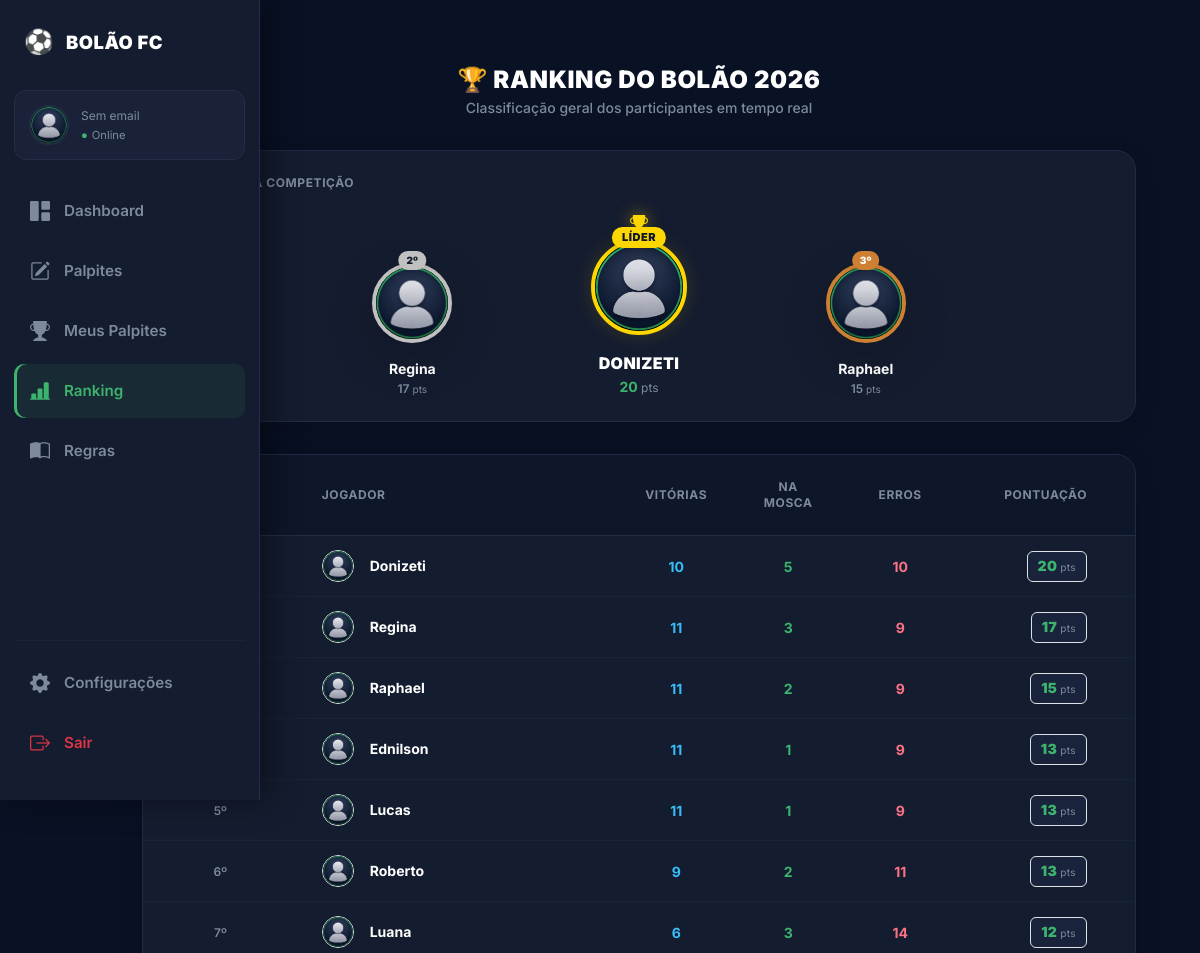
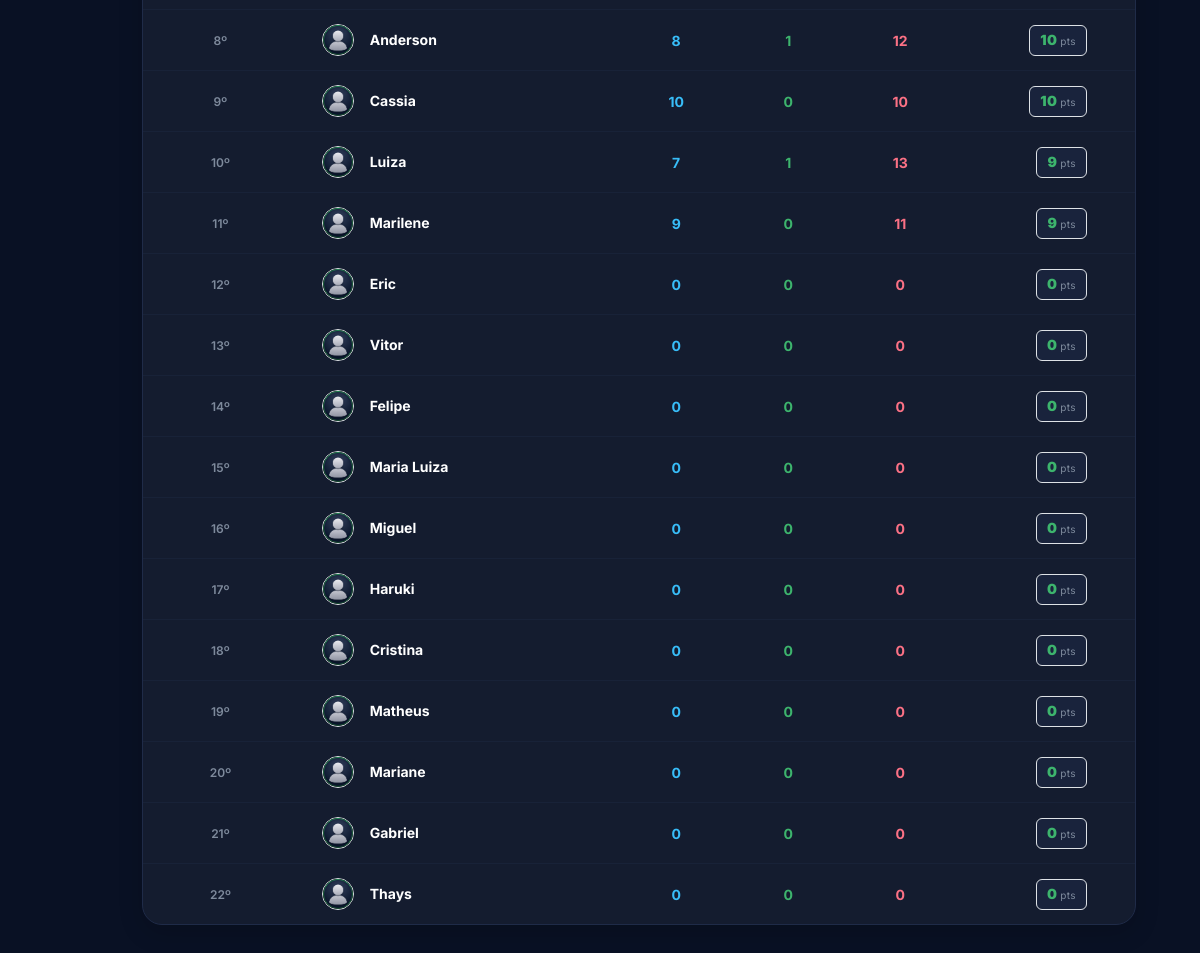
The page /ranking/ on the database its author committed (2 pictures, top to bottom).
### usuarios/models.py (models this page shows, shortened)
class Profile(models.Model):
    user = models.OneToOneField(
        User,
        on_delete=models.CASCADE,
        related_name='profile'
    )
    image = models.ImageField(
        upload_to='profiles/',
        default='profiles/default.png'
    )
    pontuacao_total = models.IntegerField(
        default=0
    )
    criado_em = models.DateTimeField(
        auto_now_add=True
    )

### campeonatos/views.py (the view)
# urls.py: path('ranking/', views.ranking, name='ranking'),
def ranking(request):
    ranking_base = Profile.objects.select_related('user').exclude(
        user__username__in=EXCLUDED_USERS
    ).exclude(
        user__is_superuser=True
    ).exclude(
        user__is_staff=True
    )
    ranking_final = []
    for profile in ranking_base:
        palpites = Palpite.objects.filter(
            usuario=profile.user
        ).select_related('jogo')
        vitorias_certas = 0
        acertos_cheios = 0
        erros = 0
        jogos_encerrados = 0
        for p in palpites:
            jogo = p.jogo
            if not jogo.encerrado:
                continue
            jogos_encerrados += 1
            if (
                p.gols_casa == jogo.gols_casa and
                p.gols_visitante == jogo.gols_visitante
            ):
                vitorias_certas += 1
                acertos_cheios += 1
                continue
            if jogo.gols_casa > jogo.gols_visitante:
                resultado_real = "casa"
            elif jogo.gols_casa < jogo.gols_visitante:
                resultado_real = "visitante"
            else:
                resultado_real = "empate"
            if p.gols_casa > p.gols_visitante:
                resultado_palpite = "casa"
            elif p.gols_casa < p.gols_visitante:
                resultado_palpite = "visitante"
            else:
                resultado_palpite = "empate"
            if resultado_palpite == resultado_real:
                vitorias_certas += 1
            else:
                erros += 1
        total_jogos = Jogo.objects.filter(encerrado=True).count()
        jogos_pendentes = max(total_jogos - jogos_encerrados, 0)
        profile.vitorias_certas = vitorias_certas
        profile.acertos_cheios = acertos_cheios
        profile.erros = erros
        profile.jogos_pendentes = jogos_pendentes
        ranking_final.append(profile)
    ranking_final.sort(key=lambda x: x.pontuacao_total, reverse=True)
    return render(request, 'campeonatos/ranking.html', {
        'ranking': ranking_final
    })

### campeonatos/templates/campeonatos/ranking.html (shortened to what this page needs)
{% extends 'usuarios/base.html' %}
{% load static %}
{% block content %}
<script src="https://cdn.tailwindcss.com"></script>
<div class="min-h-screen pb-12 text-white">
    <div class="max-w-7xl mx-auto px-4 sm:px-6 lg:px-8 pt-6">
        <div class="mb-8 text-center md:text-left">
            <h2 class="text-2xl font-black text-white tracking-wide uppercase">🏆 RANKING DO BOLÃO 2026</h2>
            <p class="text-secundario text-xs sm:text-sm font-medium mt-0.5">Classificação geral dos participantes em tempo real</p>
        </div>
        <div class="card-box p-6 mb-8">
            <h3 class="text-xs font-bold uppercase tracking-wider text-secundario mb-6 flex items-center gap-2">
                 Líderes da Competição
            </h3>
            <div class="grid grid-cols-3 items-end max-w-2xl mx-auto gap-2 sm:gap-4 pt-4">
                <div class="podium-anim flex flex-col items-center text-center" style="animation-delay: 150ms;">
                    {% if ranking|length > 1 %}
                        {% with p=ranking.1 %}
                        <div class="relative group">
                            {% if p.user.profile.image %}
                                <img class="w-16 h-16 sm:w-20 sm:h-20 rounded-full object-cover border-4 border-[#c0c0c0] shadow-lg transition-transform group-hover:scale-105" src="{{ p.user.profile.image.url }}">
                            {% else %}
                                <div class="w-16 h-16 sm:w-20 sm:h-20 rounded-full bg-[#19233c] border-4 border-[#c0c0c0] flex items-center justify-center text-xl text-secundario shadow-lg"><i class="bi bi-person-fill"></i></div>
                            {% endif %}
                            <span class="absolute -top-3 left-1/2 transform -translate-x-1/2 bg-[#c0c0c0] text-gray-900 text-[10px] font-black px-2 py-0.5 rounded-full shadow">2º</span>
                        </div>
                        <div class="mt-3 max-w-full">
                            <a class="text-xs sm:text-sm font-bold text-white hover:text-verde truncate block transition-colors" href="{% url 'palpites_usuario' p.user.id %}">
                                {{ p.user.get_full_name|default:p.user.username }}
                            </a>
                            <span class="text-[11px] sm:text-xs text-secundario font-semibold block mt-0.5">{{ p.pontuacao_total }} <span class="font-normal text-[10px]">pts</span></span>
                        </div>
                        {% endwith %}
                    {% else %}
                        <div class="text-xs text-secundario font-medium italic">Aguardando...</div>
                    {% endif %}
                </div>
                <div class="podium-anim flex flex-col items-center text-center">
                    {% if ranking|length > 0 %}
                        {% with p=ranking.0 %}
                        <div class="relative group">
                            <i class="bi bi-trophy-fill text-[#ffd700] text-lg absolute -top-7 left-1/2 transform -translate-x-1/2 drop-shadow-[0_0_8px_rgba(255,215,0,0.5)]"></i>
                            {% if p.user.profile.image %}
                                <img class="w-20 h-20 sm:w-24 sm:h-24 rounded-full object-cover border-4 border-[#ffd700] shadow-[0_0_20px_rgba(255,215,0,0.15)] transition-transform group-hover:scale-105" src="{{ p.user.profile.image.url }}">
                            {% else %}
                                <div class="w-20 h-20 sm:w-24 sm:h-24 rounded-full bg-[#19233c] border-4 border-[#ffd700] flex items-center justify-center text-2xl text-[#ffd700] shadow-lg"><i class="bi bi-crown-fill"></i></div>
                            {% endif %}
                            <span class="absolute -top-3 left-1/2 transform -translate-x-1/2 bg-[#ffd700] text-gray-900 text-[11px] font-black px-2.5 py-0.5 rounded-full shadow uppercase tracking-wider">Líder</span>
                        </div>
                        <div class="mt-3 max-w-full">
                            <a class="text-sm sm:text-base font-black text-white hover:text-verde truncate block transition-colors uppercase tracking-wide" href="{% url 'palpites_usuario' p.user.id %}">
                                {{ p.user.get_full_name|default:p.user.username }}
                            </a>
                            <span class="text-xs sm:text-sm text-verde font-bold block mt-0.5">{{ p.pontuacao_total }} <span class="text-secundario font-normal text-xs">pts</span></span>
                        </div>
                        {% endwith %}
                    {% else %}
                        <div class="text-xs text-secundario font-medium italic">Aguardando...</div>
                    {% endif %}
                </div>
                <div class="podium-anim flex flex-col items-center text-center" style="animation-delay: 300ms;">
                    {% if ranking|length > 2 %}
                        {% with p=ranking.2 %}
                        <div class="relative group">
                            {% if p.user.profile.image %}
                                <img class="w-16 h-16 sm:w-20 sm:h-20 rounded-full object-cover border-4 border-[#cd7f32] shadow-lg transition-transform group-hover:scale-105" src="{{ p.user.profile.image.url }}">
                            {% else %}
                                <div class="w-16 h-16 sm:w-20 sm:h-20 rounded-full bg-[#19233c] border-4 border-[#cd7f32] flex items-center justify-center text-xl text-secundario shadow-lg"><i class="bi bi-person-fill"></i></div>
                            {% endif %}
                            <span class="absolute -top-3 left-1/2 transform -translate-x-1/2 bg-[#cd7f32] text-white text-[10px] font-black px-2 py-0.5 rounded-full shadow">3º</span>
                        </div>
                        <div class="mt-3 max-w-full">
                            <a class="text-xs sm:text-sm font-bold text-white hover:text-verde truncate block transition-colors" href="{% url 'palpites_usuario' p.user.id %}">
                                {{ p.user.get_full_name|default:p.user.username }}
                            </a>
                            <span class="text-[11px] sm:text-xs text-secundario font-semibold block mt-0.5">{{ p.pontuacao_total }} <span class="font-normal text-[10px]">pts</span></span>
                        </div>
                        {% endwith %}
                    {% else %}
                        <div class="text-xs text-secundario font-medium italic">Aguardando...</div>
                    {% endif %}
                </div>
            </div>
        </div>
        <div class="card-box overflow-hidden">
            <div class="overflow-x-auto">
                <table class="w-full text-left border-collapse">
                    <thead>
                        <tr class="border-b border-custom bg-[#091124] bg-opacity-50">
                            <th class="py-4 px-5 text-xs font-bold uppercase tracking-wider text-secundario w-24 text-center">Posição</th>
                            <th class="py-4 px-4 text-xs font-bold uppercase tracking-wider text-secundario text-left">Jogador</th>
                            <th class="py-4 px-4 text-xs font-bold uppercase tracking-wider text-secundario text-center w-28">Vitórias</th>
                            <th class="py-4 px-4 text-xs font-bold uppercase tracking-wider text-secundario text-center w-28">Na Mosca</th>
                            <th class="py-4 px-4 text-xs font-bold uppercase tracking-wider text-secundario text-center w-28">Erros</th>
                            <th class="py-4 px-5 text-xs font-bold uppercase tracking-wider text-secundario text-end w-32">Pontuação</th>
                        </tr>
                    </thead>
                    <tbody class="divide-y divide-[#1f2b48] divide-opacity-40">
                        {% for p in ranking %}
                        <tr onclick="window.location='{% url 'palpites_usuario' p.user.id %}'"
                            class="group cursor-pointer transition-colors hover:bg-white hover:bg-opacity-[0.02] {% if p.user == request.user %}bg-[#3db46d] bg-opacity-[0.04] border-l-4 border-l-[#3db46d]{% endif %}">
                            <td class="py-3.5 px-5 text-center font-bold text-sm">
                                {% if forloop.counter == 1 %}
                                    <span class="inline-flex items-center justify-center bg-[#ffd700] bg-opacity-10 text-[#ffd700] text-xs font-black w-7 h-7 rounded-lg border border-[#ffd700] border-opacity-20">1º</span>
                                {% elif forloop.counter == 2 %}
                                    <span class="inline-flex items-center justify-center bg-[#c0c0c0] bg-opacity-10 text-[#c0c0c0] text-xs font-black w-7 h-7 rounded-lg border border-[#c0c0c0] border-opacity-20">2º</span>
                                {% elif forloop.counter == 3 %}
                                    <span class="inline-flex items-center justify-center bg-[#cd7f32] bg-opacity-10 text-[#cd7f32] text-xs font-black w-7 h-7 rounded-lg border border-[#cd7f32] border-opacity-20">3º</span>
                                {% else %}
                                    <span class="text-secundario text-xs font-semibold">{{ forloop.counter }}º</span>
                                {% endif %}
                            </td>
                            <td class="py-3.5 px-4 text-left">
                                <div class="flex items-center gap-3">
                                    {% if p.user.profile.image %}
                                        <img src="{{ p.user.profile.image.url }}" alt="Avatar" class="w-8 h-8 rounded-full object-cover border border-custom flex-shrink-0">
                                    {% else %}
                                        <div class="w-8 h-8 rounded-full bg-[#19233c] border border-custom flex items-center justify-center text-[10px] text-secundario font-bold uppercase tracking-wider flex-shrink-0">
                                            {{ p.user.username|slice:":2" }}
                                        </div>
                                    {% endif %}
                                    <div class="min-w-0 flex items-center gap-1.5">
                                        <a class="text-xs sm:text-sm font-bold text-white group-hover:text-verde transition-colors truncate" href="{% url 'palpites_usuario' p.user.id %}">
                                            {{ p.user.get_full_name|default:p.user.username }}
                                        </a>
                                    </div>
                                </div>
                            </td>
                            <td class="py-3.5 px-4 text-center">
                                <span class="text-sm font-bold text-sky-400">
                                    {{ p.vitorias_certas|default:0 }}
                                </span>
                            </td>
                            <td class="py-3.5 px-4 text-center">
                                <span class="text-sm font-bold text-verde">
                                    {{ p.acertos_cheios|default:0 }}
                                </span>
                            </td>
                            <td class="py-3.5 px-4 text-center">
                                <span class="text-sm font-bold text-rose-400">
                                    {{ p.erros|default:0 }}
                                </span>
                            </td>
                            <td class="py-3.5 px-5 text-end">
                                <span class="text-sm font-black text-verde tracking-wide bg-[#19233c] px-2.5 py-1 rounded-md border border-custom inline-block">
                                    {{ p.pontuacao_total }} <span class="text-[10px] text-secundario font-normal">pts</span>
                                </span>
                            </td>
                        </tr>
                        {% endfor %}
                    </tbody>
                </table>
            </div>
        </div>
    </div>
</div>
{% endblock %}

### rows shown on the page
Profile: user.profile.image (placeholder picture), user.get_full_name "Regina", pontuacao_total "17", vitorias_certas "11", acertos_cheios "3", erros "9"
Profile: user.profile.image (placeholder picture), user.get_full_name "DONIZETI", pontuacao_total "20", user.get_full_name "Donizeti", vitorias_certas "10", acertos_cheios "5", erros "10"
Profile: user.profile.image (placeholder picture), user.get_full_name "Raphael", pontuacao_total "15", vitorias_certas "11", acertos_cheios "2", erros "9"
Profile: user.profile.image (placeholder picture), user.get_full_name "Ednilson", vitorias_certas "11", acertos_cheios "1", erros "9", pontuacao_total "13"
Profile: user.profile.image (placeholder picture), user.get_full_name "Lucas", vitorias_certas "11", acertos_cheios "1", erros "9", pontuacao_total "13"
Profile: user.profile.image (placeholder picture), user.get_full_name "Roberto", vitorias_certas "9", acertos_cheios "2", erros "11", pontuacao_total "13"
Profile: user.profile.image (placeholder picture), user.get_full_name "Luana", vitorias_certas "6", acertos_cheios "3", erros "14", pontuacao_total "12"
Profile: user.profile.image (placeholder picture), user.get_full_name "Anderson", vitorias_certas "8", acertos_cheios "1", erros "12", pontuacao_total "10"
Profile: user.profile.image (placeholder picture), user.get_full_name "Cassia", vitorias_certas "10", acertos_cheios "0", erros "10", pontuacao_total "10"
Profile: user.profile.image (placeholder picture), user.get_full_name "Luiza", vitorias_certas "7", acertos_cheios "1", erros "13", pontuacao_total "9"
Profile: user.profile.image (placeholder picture), user.get_full_name "Marilene", vitorias_certas "9", acertos_cheios "0", erros "11", pontuacao_total "9"
Profile: user.profile.image (placeholder picture), user.get_full_name "Eric", vitorias_certas "0", acertos_cheios "0", erros "0", pontuacao_total "0"
Profile: user.profile.image (placeholder picture), user.get_full_name "Vitor", vitorias_certas "0", acertos_cheios "0", erros "0", pontuacao_total "0"
Profile: user.profile.image (placeholder picture), user.get_full_name "Felipe", vitorias_certas "0", acertos_cheios "0", erros "0", pontuacao_total "0"
Profile: user.profile.image (placeholder picture), user.get_full_name "Maria Luiza", vitorias_certas "0", acertos_cheios "0", erros "0", pontuacao_total "0"
Profile: user.profile.image (placeholder picture), user.get_full_name "Miguel", vitorias_certas "0", acertos_cheios "0", erros "0", pontuacao_total "0"
Profile: user.profile.image (placeholder picture), user.get_full_name "Haruki", vitorias_certas "0", acertos_cheios "0", erros "0", pontuacao_total "0"
Profile: user.profile.image (placeholder picture), user.get_full_name "Cristina", vitorias_certas "0", acertos_cheios "0", erros "0", pontuacao_total "0"
Profile: user.profile.image (placeholder picture), user.get_full_name "Matheus", vitorias_certas "0", acertos_cheios "0", erros "0", pontuacao_total "0"
Profile: user.profile.image (placeholder picture), user.get_full_name "Mariane", vitorias_certas "0", acertos_cheios "0", erros "0", pontuacao_total "0"
Profile: user.profile.image (placeholder picture), user.get_full_name "Gabriel", vitorias_certas "0", acertos_cheios "0", erros "0", pontuacao_total "0"
Profile: user.profile.image (placeholder picture), user.get_full_name "Thays", vitorias_certas "0", acertos_cheios "0", erros "0", pontuacao_total "0"

### other values the page prints
{{ request.user.email|default:"Sem email" }} "Sem email"
